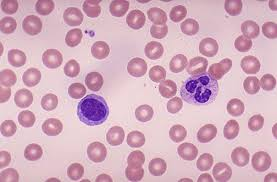
#> input picture images/bloodcell.jpg, 277 x 182 px
$ python count_blood_cells.py
#> lines starting #> are read from the running program, lines starting #| are printed output that depends on the picture; after the words box and inside, x2 and y2 are one past the last pixel; in counts of white or black regions, pixels touching at a corner belong together
# Import the necessary libraries
import numpy as np
import cv2

# Read original image
image = cv2.imread('../images/bloodcell.jpg')
#> image is the input picture: shape (182, 277, 3); mean B, G, R 190, 173.4, 211.9

# Convert it to HSV Color Map
img = cv2.cvtColor(image, cv2.COLOR_BGR2HSV)
#> img: shape (182, 277, 3); mean H, S, V 164.5, 50.1, 213.1

# Set the thresholds for RBC Detection
rlower = np.array([160, 60, 100])
rupper = np.array([180, 200, 255])

# Find the colors within the specified boundaries and apply the mask
rmask = cv2.inRange(img, rlower, rupper)
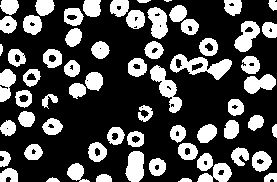
#> rmask: shape (182, 277); 29.5% white; 64 white regions (1 under 20 px)

# Find the contours
rcontours, hierarchy = cv2.findContours(rmask, cv2.RETR_EXTERNAL, cv2.CHAIN_APPROX_NONE)
#> rcontours = 64 contours, 3 with area under 20; largest, box (x1, y1, x2, y2) and area: (170, 54, 232, 80) 742, (150, 65, 182, 113) 551, (234, 21, 260, 52) 444, (125, 151, 144, 182) 434, (147, 7, 168, 39) 424

# Count the number of RBC's
rbc_count = 0
rbc = []
multiple_cells = []
for contour in rcontours:
	a = cv2.contourArea(contour)
	if a > 75 and a <= 300:
		rbc.append(contour)
		rbc_count += 1
	elif a > 300:
		multiple_cells.append(contour)
		if a <= 600:
			rbc_count += 2
		else:
			rbc_count += 3
#> this loop made 64 passes
#> (a, rbc_count) on passes 3, 5, 6, 7, 8, 9, 10, 11, 12, 13, 14, 15: (88, 1), (166.5, 2), (354, 4), (212.5, 5), (219.5, 6), (199, 7), (286.5, 8), (434, 10), (103, 11), (191, 12), (210, 13), (250.5, 14)
#> a on passes 1, 2, 4, 20, 43, 57: 28.5, 31, 75, 40, 15.5, 57.5
#> after the loop, multiple_cells = 8 contours; box (x1, y1, x2, y2) and area: (170, 54, 232, 80) 742, (150, 65, 182, 113) 551, (234, 21, 260, 52) 444, (125, 151, 144, 182) 434, (147, 7, 168, 39) 424, (244, 74, 276, 94) 388, (197, 163, 232, 182) 354, (0, 69, 16, 102) 312; rbc = 48 contours; largest, box (x1, y1, x2, y2) and area: (252, 151, 272, 172) 286, (23, 15, 42, 35) 273, (43, 49, 62, 68) 264, (126, 10, 145, 29) 264, (88, 142, 107, 162) 261; rbc_count = 65

# Print the count
print(f'Approximate number of RBC: {rbc_count}')
#| Approximate number of RBC: 65

# Segment the RBC's
cv2.drawContours(image, multiple_cells, -1, (0, 0, 255), 3)
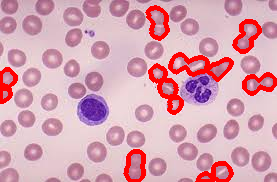
#> image: shape (182, 277, 3); 7.13% of pixels changed, all inside (x1, y1, x2, y2) = (0, 5, 277, 182)
cv2.drawContours(image, rbc, -1, (0, 0, 255), 3)
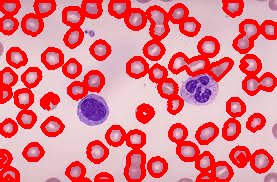
#> image: shape (182, 277, 3); mean B, G, R 139.2, 128.6, 228.5


# Set the thresholds for WBC Detection
wlower = np.array([120, 50, 20])
wupper = np.array([140, 255, 255])

# Find the colors within the specified boundaries and apply the mask
wmask = cv2.inRange(img, wlower, wupper)
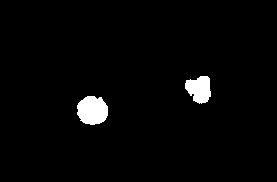
#> wmask: shape (182, 277); 2.5% white; 2 white regions

# Find the contours
wcontours, hierarchy = cv2.findContours(wmask, cv2.RETR_EXTERNAL, cv2.CHAIN_APPROX_NONE)
#> wcontours = 2 contours; box (x1, y1, x2, y2) and area: (77, 96, 108, 125) 672, (185, 76, 211, 104) 480

# Count and segment the WBC's
cv2.drawContours(image, wcontours, -1, (255, 0, 0), 3)
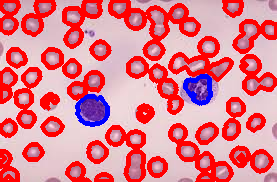
#> image: shape (182, 277, 3); 1.68% of pixels changed, all inside (x1, y1, x2, y2) = (75, 74, 213, 127)
wbc_count = len(wcontours)
#> wbc_count = 2

# Print the count
print(f'Approximate number of WBC: {wbc_count}')
#| Approximate number of WBC: 2

# Write the output in a file
cv2.imwrite('op.jpg', image)

# Display the Image
while True:
	cv2.imshow('Segmented Image', image)
	key = cv2.waitKey(1) & 0xFF
#> (key q is pressed here)
	if key == ord('q'):
		break

cv2.destroyAllWindows()
